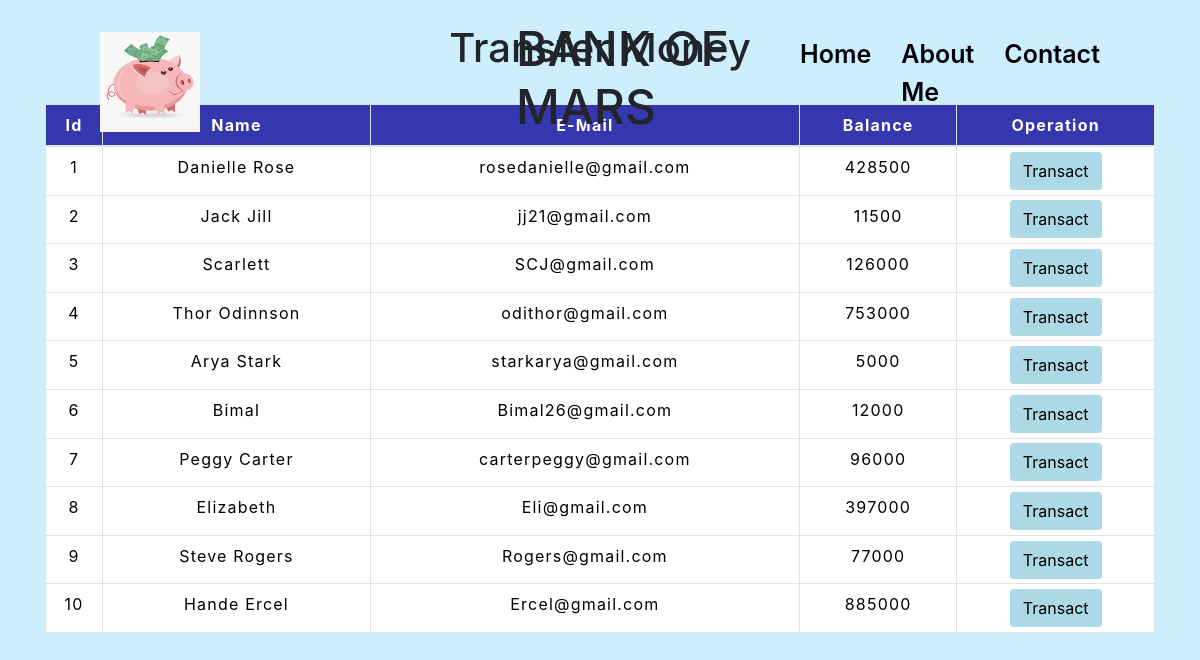
The app's page /transfermoney.php with its own data.
### tables this page shows
CREATE TABLE `users` (
  `id` int(3) NOT NULL,
  `name` text NOT NULL,
  `email` varchar(30) NOT NULL,
  `balance` int(10) NOT NULL
);

### transfermoney.php (the view, shortened to what this page needs)
<!DOCTYPE html>
<html lang="en">
<head>
    <link rel="stylesheet" href="https://maxcdn.bootstrapcdn.com/bootstrap/4.0.0/css/bootstrap.min.css">
    <link rel="stylesheet" type="text/css" href="css/table.css">
</head>
 <body  style= background-color:#cdeefd; >
<?php
    include 'config.php';
    $sql = "SELECT * FROM users";
    $result = mysqli_query($conn,$sql);
?>
<?php
  include 'navbar.php';
?>
<div class="container">
        <h2 class="text-center pt-4">Transfer Money</h2>
        <br>
            <div class="row">
                <div class="col">
                    <div class="table-responsive-sm">
                    <table class="table table-hover table-sm table-striped table-condensed table-bordered">
                        <thead>
                            <tr>
                            <th scope="col" class="text-center py-2">Id</th>
                            <th scope="col" class="text-center py-2">Name</th>
                            <th scope="col" class="text-center py-2">E-Mail</th>
                            <th scope="col" class="text-center py-2">Balance</th>
                            <th scope="col" class="text-center py-2">Operation</th>
                            </tr>
                        </thead>
                        <tbody>
                <?php
                    while($rows=mysqli_fetch_assoc($result)){
                ?>
                    <tr>
                        <td class="py-2"><?php echo $rows['id'] ?></td>
                        <td class="py-2"><?php echo $rows['name']?></td>
                        <td class="py-2"><?php echo $rows['email']?></td>
                        <td class="py-2"><?php echo $rows['balance']?></td>
                        <td><a href="userdetail.php?id= <?php echo $rows['id'] ;?>"> <button type="button" class="btn">Transact</button></a></td>
                    </tr>
                <?php
                    }
                ?>
                        </tbody>
                    </table>
                    </div>
                </div>
            </div>
         </div>
</body>
</html>

### css/table.css (style rules this page uses)
h2 { font-size: 40px; }
table { letter-spacing: 1.2px; color: white; }
td { text-align: center; color: black; }
button { border:none; background: #d9d9d9; transition: 1s; }

### transfermoney.php (style rules this page uses)
button { border:none; background: #ADD8E6; }
th { background-color: #3537af; color: white; }
td { background-color: white; color: black; }

### records on screen
users: id "1", name "Danielle Rose", email "rosedanielle@gmail.com", balance "428500"
users: id "2", name "Jack Jill", email "jj21@gmail.com", balance "11500"
users: id "3", name "Scarlett", email "SCJ@gmail.com", balance "126000"
users: id "4", name "Thor Odinnson", email "odithor@gmail.com", balance "753000"
users: id "5", name "Arya Stark", email "starkarya@gmail.com", balance "5000"
users: id "6", name "Bimal", email "Bimal26@gmail.com", balance "12000"
users: id "7", name "Peggy Carter", email "carterpeggy@gmail.com", balance "96000"
users: id "8", name "Elizabeth", email "Eli@gmail.com", balance "397000"
users: id "9", name "Steve Rogers", email "Rogers@gmail.com", balance "77000"
users: id "10", name "Hande Ercel", email "Ercel@gmail.com", balance "885000"
